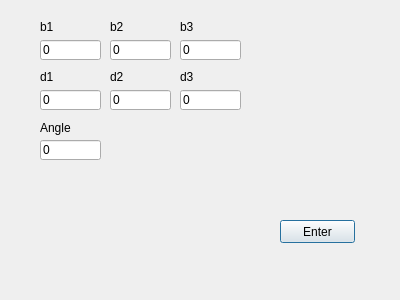
<?xml version="1.0" encoding="UTF-8"?>
<ui version="4.0">
 <class>lineRotationDialog</class>
 <widget class="QDialog" name="lineRotationDialog">
  <property name="geometry">
   <rect>
    <x>0</x>
    <y>0</y>
    <width>400</width>
    <height>300</height>
   </rect>
  </property>
  <property name="windowTitle">
   <string>Dialog</string>
  </property>
  <widget class="QPushButton" name="pushButton">
   <property name="geometry">
    <rect>
     <x>280</x>
     <y>220</y>
     <width>75</width>
     <height>23</height>
    </rect>
   </property>
   <property name="text">
    <string>Enter</string>
   </property>
  </widget>
  <widget class="QLineEdit" name="lineEdit">
   <property name="geometry">
    <rect>
     <x>40</x>
     <y>40</y>
     <width>61</width>
     <height>20</height>
    </rect>
   </property>
   <property name="text">
    <string>0</string>
   </property>
  </widget>
  <widget class="QLineEdit" name="lineEdit_2">
   <property name="geometry">
    <rect>
     <x>110</x>
     <y>40</y>
     <width>61</width>
     <height>20</height>
    </rect>
   </property>
   <property name="text">
    <string>0</string>
   </property>
  </widget>
  <widget class="QLineEdit" name="lineEdit_3">
   <property name="geometry">
    <rect>
     <x>180</x>
     <y>40</y>
     <width>61</width>
     <height>20</height>
    </rect>
   </property>
   <property name="text">
    <string>0</string>
   </property>
  </widget>
  <widget class="QLineEdit" name="lineEdit_4">
   <property name="geometry">
    <rect>
     <x>40</x>
     <y>90</y>
     <width>61</width>
     <height>20</height>
    </rect>
   </property>
   <property name="text">
    <string>0</string>
   </property>
  </widget>
  <widget class="QLineEdit" name="lineEdit_5">
   <property name="geometry">
    <rect>
     <x>110</x>
     <y>90</y>
     <width>61</width>
     <height>20</height>
    </rect>
   </property>
   <property name="text">
    <string>0</string>
   </property>
  </widget>
  <widget class="QLineEdit" name="lineEdit_6">
   <property name="geometry">
    <rect>
     <x>180</x>
     <y>90</y>
     <width>61</width>
     <height>20</height>
    </rect>
   </property>
   <property name="text">
    <string>0</string>
   </property>
  </widget>
  <widget class="QLineEdit" name="lineEdit_7">
   <property name="geometry">
    <rect>
     <x>40</x>
     <y>140</y>
     <width>61</width>
     <height>20</height>
    </rect>
   </property>
   <property name="text">
    <string>0</string>
   </property>
  </widget>
  <widget class="QLabel" name="label">
   <property name="geometry">
    <rect>
     <x>40</x>
     <y>20</y>
     <width>47</width>
     <height>13</height>
    </rect>
   </property>
   <property name="text">
    <string>b1</string>
   </property>
  </widget>
  <widget class="QLabel" name="label_2">
   <property name="geometry">
    <rect>
     <x>110</x>
     <y>20</y>
     <width>47</width>
     <height>13</height>
    </rect>
   </property>
   <property name="text">
    <string>b2</string>
   </property>
  </widget>
  <widget class="QLabel" name="label_3">
   <property name="geometry">
    <rect>
     <x>180</x>
     <y>20</y>
     <width>47</width>
     <height>13</height>
    </rect>
   </property>
   <property name="text">
    <string>b3</string>
   </property>
  </widget>
  <widget class="QLabel" name="label_4">
   <property name="geometry">
    <rect>
     <x>110</x>
     <y>70</y>
     <width>47</width>
     <height>13</height>
    </rect>
   </property>
   <property name="text">
    <string>d2</string>
   </property>
  </widget>
  <widget class="QLabel" name="label_5">
   <property name="geometry">
    <rect>
     <x>40</x>
     <y>70</y>
     <width>47</width>
     <height>13</height>
    </rect>
   </property>
   <property name="text">
    <string>d1</string>
   </property>
  </widget>
  <widget class="QLabel" name="label_6">
   <property name="geometry">
    <rect>
     <x>180</x>
     <y>70</y>
     <width>47</width>
     <height>13</height>
    </rect>
   </property>
   <property name="text">
    <string>d3</string>
   </property>
  </widget>
  <widget class="QLabel" name="label_8">
   <property name="geometry">
    <rect>
     <x>40</x>
     <y>120</y>
     <width>47</width>
     <height>16</height>
    </rect>
   </property>
   <property name="text">
    <string>Angle</string>
   </property>
  </widget>
 </widget>
 <resources/>
 <connections/>
</ui>
